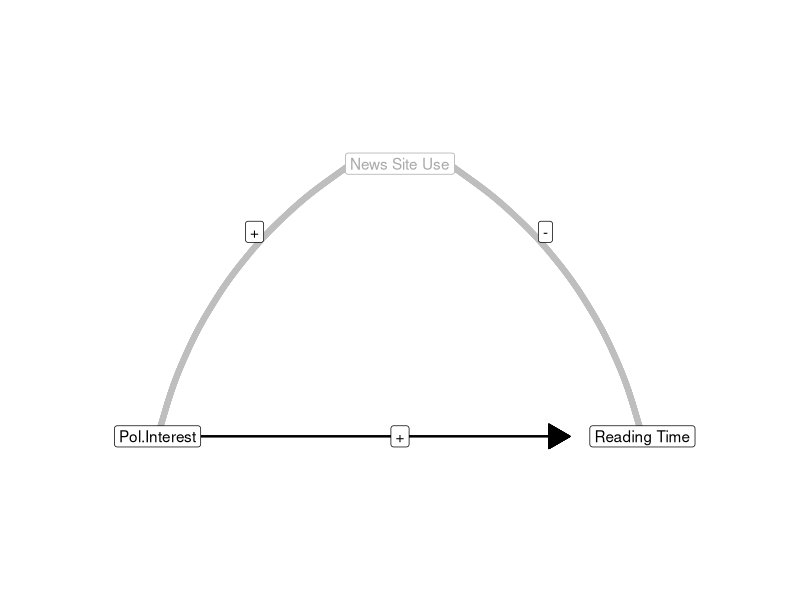
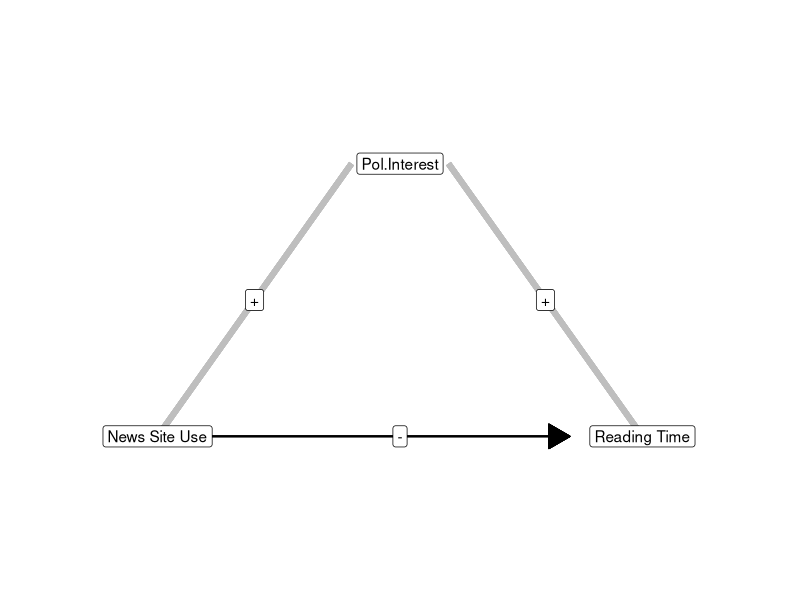
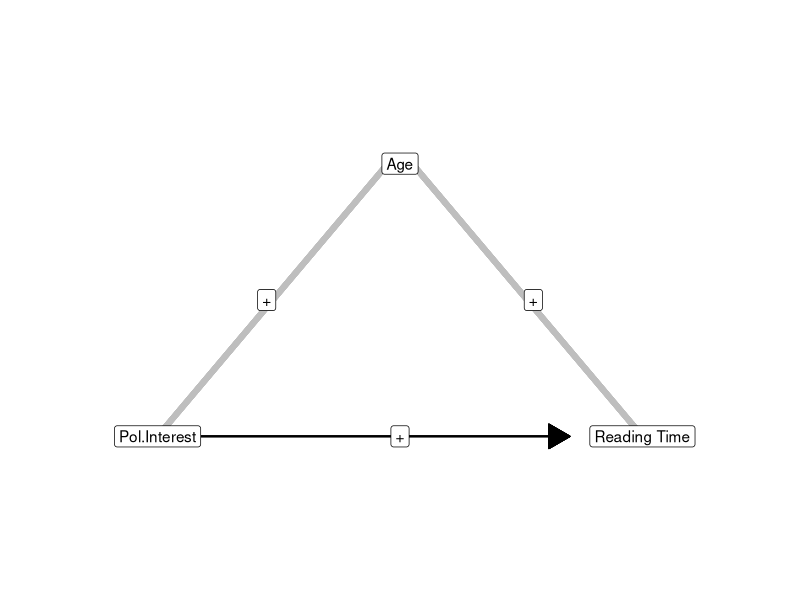
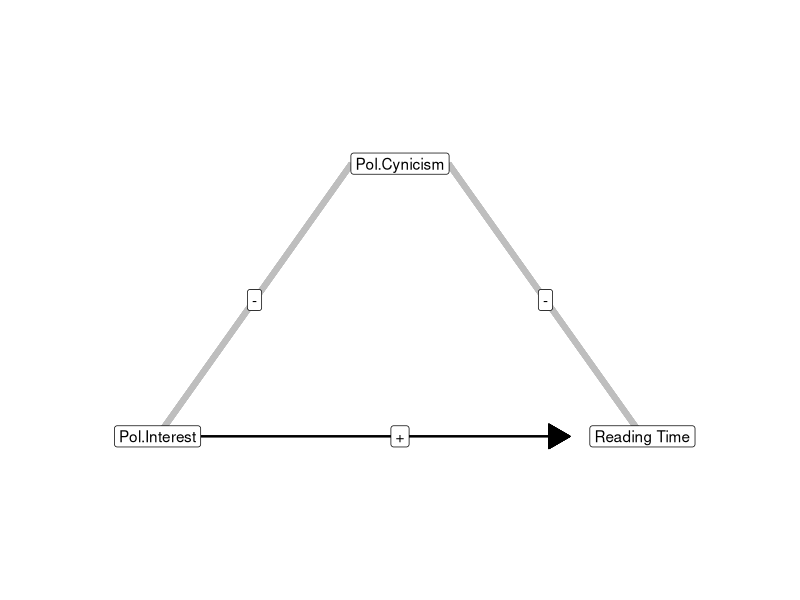

These charts were generated, in order, by the following R code:
## ---- chunk 1
knitr::include_url("https://www.youtube.com/embed/aVOZ17m9oEI", height = "360px")
## ---- chunk 2
# Goal: Show that regression coefficients change if new predictors are added to
# the regression model.
# For outcome Newspaper Reading Time, display the standardized simple
# (=bivariate) regression coefficients and their 95% confidence intervals of
# predictors Age, Education, Pol. Interest, and News Site Use as gray fat lines
# and dots. Allow the user to add (and remove) predictors to a multiple
# regression model (if possible, by clicking on the predictor's name; if too
# complicated to program, add list of predictors with checkboxes). On selection,
# display and update the standardized regression coefficients of the predictors
# that are included in the model, which are represented as thin blue lines and
# dots.
# Standardized coefficients that are in line with the example data file
# readers.sav:
# Age (simple): 0.88 [0.83; 0.94]
# Age with Educ: 0.89 [0.83; 0.94]
# Age with PolInt: 0.88 [0.83; 0.93]
# Age with News: 0.72 [0.59; 0.85]
# Age with Educ, PolInt: 0.88 [0.83; 0.93]
# Age with Educ, News: 0.71 [0.58; 0.84]
# Age with PolInt, News: 0.67 [0.53; 0.80]
# Age with Educ, PolInt, News: 0.67 [0.53; 0.80] 
# Education (simple): -0.12 [-0.23; -0.01]
# Education with Age: .01 [-0.05; 0.06]
# Education with PolInt: -0.17 [-0.29; -0.06]
# Education with News: 0.06 [0.00; 0.13]
# Education with Age, PolInt: -0.01 [-0.06; 0.05]
# Education with Age, News: 0.02 [-0.03; 0.08]
# Education with PolInt, News: 0.02 [-0.04; 0.08]
# Education with Age, PolInt, News: 0.01 [-0.05; 0.06]
# Pol. Interest (simple): 0.14 [0.03; 0.25]
# PolInt with Age: 0.04 [-0.01; 0.09]
# PolInt with Educ: 0.19 [0.08; 0.30]
# PolInt with News: 0.15 [0.09; 0.21]
# PolInt with Age, Educ: .0.04 [-0.01; 0.10]
# PolInt with Age, News: 0.04 [0.01; 0.07]
# PolInt with Educ, News: 0.14 [0.08; 0.20]
# PolInt with Age, Educ, News: 0.07 [0.01; 0.12]
# News Site Use (simple): -0.84 [-0.90; -0.78]
# News Site Use with Age: -0.18 [-0.31; -0.05]
# News Site Use with Educ: -0.85 [-0.92; -0.79]
# News Site Use with PolInt: -0.84 [-0.90; -0.78]
# News Site Use with Age, Educ: -0.19 [-0.33; -0.06]
# News Site Use with Age, PolInt: -0.23 [-0.36; -0.09]
# News Site Use with Educ, PolInt: -0.85 [-0.91; -0.79]
# News Site Use with Age, Educ, PolInt: -0.23 [-0.37; -0.09]
knitr::include_app("http://82.196.4.233:3838/apps/mediation-multipleregression/", height="405px")
## ---- chunk 3
# Goal: Show that a regression coefficient changes more if the new predictor is more strongly correlated with the old predictor and dependent variable, hence, the indirect correlation is stronger.
# Display the simple (standardized) regression coefficient as a black arrow from Pol.Interest to Reading Time with the width of the arrow corresponding to the size of the effect. Label arrow with "Simple: 0.14" and "Partial: ?". Add Age, Education, and News Site Use as confounders (gray), linked by gray lines with both Pol.Interest and Reading Time. Line widths represent and are labeled with the size of correlations. Allow the user to select one confounder at a time. Display this confounder and its lines to Age and Reading Time in blue and add a (semi-tranparent) blue arrow from Pol.Interest to reading Time on top of the black arrow with its width corresponding to the partial effect when controlling for the selected confounder.
# Correlations and standardized coefficients that are in line with the example data file readers.sav:
# Pol. Interest - Age: 0.12
# Pol. Interest - Educ: 0.28
# Pol. Interest - News: 0.01
# Reading Time - Age: 0.88
# Reading Time - Educ: -0.12
# Reading Time - News: -0.84
# Pol. Interest -> Reading Time (simple): 0.14
# Pol. Interest -> Reading Time with Age: 0.04
# Pol. Interest -> Reading Time with Educ: 0.19
# Pol. Interest -> Reading Time with News: 0.15
knitr::include_app("http://82.196.4.233:3838/apps/mediation-indirectcorrelation/", height="305px")
## ---- chunk 4
# Goal: Intuitive understanding of how the pattern of correlation/effect
# directions (signs) relates to decrease or increase of partial effect sizes.
# Adjust app mediation-indirectcorrelation: Add Pol.Cynicism as a fourth
# confounder (r is -0.18 with political interest and -0.14 with reading time).
# Colour negative correlations red instead of blue if the associated confouder
# is selected. This helps to discover that a positive indirect correlation
# (blue-blue or red-red) decreases the partial effect whereas a negative
# indirect correlation (blue-red) increases it.
knitr::include_app("http://82.196.4.233:3838/apps/mediation-confoundertypes/", height="305px")
## ---- chunk 5
library(ggplot2)
# Create coordinates for the variable names.
variables <- data.frame(x = c(0.3, 0.38, 0.5, 0.62, 0.7, 0.5), 
                        y = c(.1, .25, .3, .25, .1, .1),
                        label = c("Pol.Interest", "+", "News Site Use", "-", "Reading Time", "+"),
                        color = c("black", "black", "grey", "black", "black", "black"))
ggplot(variables, aes(x, y)) + 
  #regression effect
  geom_segment(aes(x = variables$x[1], y = variables$y[1], xend = variables$x[5] - 0.06, yend = variables$y[1]), arrow = arrow(length = unit(0.04, "npc"), type = "closed")) + 
  #correlation between predictor and confounder
  geom_curve(aes(x = variables$x[1], y = variables$y[1], xend = variables$x[3] - 0.04, yend = variables$y[3]), size = 2, colour = "grey", curvature = -0.2) + 
  #correlation between confounder and outcome
  geom_curve(aes(x = variables$x[3] + 0.04, y = variables$y[3], xend = variables$x[5], yend = variables$y[5]), size = 2, colour = "grey", curvature = -0.2) + 
  geom_label(aes(label=label, color = color), show.legend = FALSE) + 
  scale_color_manual(values = c("black" = "black", "grey" = "darkgrey")) +
  coord_cartesian(xlim = c(0.2, 0.8), ylim = c(0, 0.4)) +
  theme_void()
# Cleanup.
rm(variables)
## ---- chunk 6
library(ggplot2)
# Create coordinates for the variable names.
variables <- data.frame(x = c(0.3, 0.38, 0.5, 0.62, 0.7, 0.5), 
                        y = c(.1, .2, .3, .2, .1, .1),
                        label = c("News Site Use", "+", "Pol.Interest", "+", "Reading Time", "-"))
ggplot(variables, aes(x, y)) + 
  geom_segment(aes(x = variables$x[1], y = variables$y[1], xend = variables$x[5] - 0.06, yend = variables$y[1]), arrow = arrow(length = unit(0.04, "npc"), type = "closed")) + 
  geom_segment(aes(x = variables$x[1], y = variables$y[1], xend = variables$x[3] - 0.04, yend = variables$y[3]), size = 2, colour = "grey") + 
  geom_segment(aes(x = variables$x[3] + 0.04, y = variables$y[3], xend = variables$x[5], yend = variables$y[5]), size = 2, colour = "grey") + 
  geom_label(aes(label=label)) + 
  coord_cartesian(xlim = c(0.2, 0.8), ylim = c(0, 0.4)) +
  theme_void()
# Cleanup.
rm(variables)
## ---- chunk 7
library(ggplot2)
# Create coordinates for the variable names.
variables <- data.frame(x = c(0.3, 0.39, 0.5, 0.61, 0.7, 0.5), 
                        y = c(.1, .2, .3, .2, .1, .1),
                        label = c("Pol.Interest", "+", "Age", "+", "Reading Time", "+"))
ggplot(variables, aes(x, y)) + 
  geom_segment(aes(x = variables$x[1], y = variables$y[1], xend = variables$x[5] - 0.06, yend = variables$y[1]), arrow = arrow(length = unit(0.04, "npc"), type = "closed")) + 
  geom_segment(aes(x = variables$x[1], y = variables$y[1], xend = variables$x[3] - 0.01, yend = variables$y[3]), size = 2, colour = "grey") + 
  geom_segment(aes(x = variables$x[3] + 0.01, y = variables$y[3], xend = variables$x[5], yend = variables$y[5]), size = 2, colour = "grey") + 
  geom_label(aes(label=label)) + 
  coord_cartesian(xlim = c(0.2, 0.8), ylim = c(0, 0.4)) +
  theme_void()
# Cleanup.
rm(variables)
## ---- chunk 8
library(ggplot2)
# Create coordinates for the variable names.
variables <- data.frame(x = c(0.3, 0.38, 0.5, 0.62, 0.7, 0.5), 
                        y = c(.1, .2, .3, .2, .1, .1),
                        label = c("Pol.Interest", "-", "Pol.Cynicism", "-", "Reading Time", "+"))
ggplot(variables, aes(x, y)) + 
  geom_segment(aes(x = variables$x[1], y = variables$y[1], xend = variables$x[5] - 0.06, yend = variables$y[1]), arrow = arrow(length = unit(0.04, "npc"), type = "closed")) + 
  geom_segment(aes(x = variables$x[1], y = variables$y[1], xend = variables$x[3] - 0.04, yend = variables$y[3]), size = 2, colour = "grey") + 
  geom_segment(aes(x = variables$x[3] + 0.04, y = variables$y[3], xend = variables$x[5], yend = variables$y[5]), size = 2, colour = "grey") + 
  geom_label(aes(label=label)) + 
  coord_cartesian(xlim = c(0.2, 0.8), ylim = c(0, 0.4)) +
  theme_void()
# Cleanup.
rm(variables)
## ---- chunk 9
knitr::include_url("https://www.youtube.com/embed/TItNFCLn6qA", height = "360px")
# "stepwise" regression: Add predictors in blocks (and leave Method at Enter) if you want to specify the order in which predictors are added to the model.
# Note: basic regression video in Ch. 4, checking assumptions (and plotting regression line) video in Ch. 8.

# Goal: Add predictors one by one to a regression model, to identify confounders.
# Example: readers.sav, predict average newspaper reading time by news site use, education, and age.
# SPSS menu: linear regression, method Enter
# Interpret output: compare R2 and regression coefficients between models.
# Check assumptions: See other video.
## ---- chunk 10
# Goal: Intuitive understanding of how the pattern of correlation/effect
# directions (signs) relates to decrease or increase of partial effect sizes.
# Adjust app mediation-indirectcorrelation: Add Pol.Cynicism as a fourth
# confounder (r is -0.18 with political interest and -0.14 with reading time).
# Colour negative correlations red instead of blue if the associated confouder
# is selected. This helps to discover that a positive indirect correlation
# (blue-blue or red-red) decreases the partial effect whereas a negative
# indirect correlation (blue-red) increases it.
knitr::include_app("http://82.196.4.233:3838/apps/mediation-confoundertypes/", height="305px")
